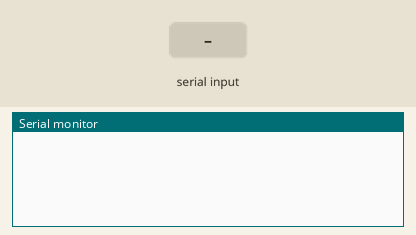
The sketch below on a simulated Arduino Uno, built with avr-gcc and run on an emulated ATmega328P. On the bench: the last lines printed to the serial monitor. Inputs (shaded band) come from the test bench.

Above: at 1.2 s.
1.3 s: "90,45\n" received over Serial
At 2.5 s:
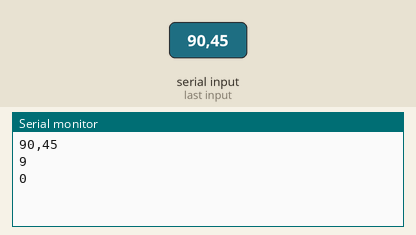
2.8 s: "30,150\n" received over Serial
At 3.9 s:
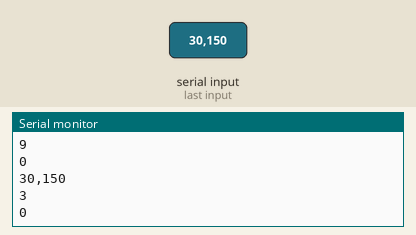
Timing chart, 0 to 5.8 s (numbered marks = the images above; inputs shaded):
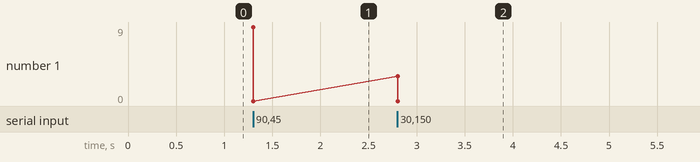

The sketch:

knob_receiver.ino
```cpp
void setup() {
  Serial.begin(115200);
}

void loop() {
  char buffer[10];
  byte read = 0;
  if((read = Serial.readBytesUntil('\n', buffer, 9)) != 0){
    buffer[read] = '\0';
    Serial.println(buffer);
    int id = buffer[0] - '0';
    int data = buffer[1] - '0';
    Serial.println(id);
    Serial.println(data);

    digitalWrite(LED_BUILTIN, HIGH);
    delay(100);
    digitalWrite(LED_BUILTIN, LOW);
    delay(100);

    if(id > 0 && id < 4 && data >= 0 and data <= 3){
      digitalWrite(LED_BUILTIN, HIGH);
      delay(1000);
      digitalWrite(LED_BUILTIN, LOW);
    }
  }
}
```

Measured:
- after the input at 1.3 s, the serial monitor: prints a new line at once (image 1)
- after the input at 2.8 s, the serial monitor: prints a new line at once (image 2)
